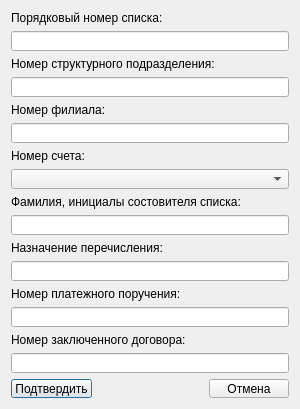
<?xml version="1.0" encoding="UTF-8"?>
<ui version="4.0">
 <class>PayListBelarusbank</class>
 <widget class="QDialog" name="PayListBelarusbank">
  <property name="geometry">
   <rect>
    <x>0</x>
    <y>0</y>
    <width>300</width>
    <height>409</height>
   </rect>
  </property>
  <property name="minimumSize">
   <size>
    <width>300</width>
    <height>409</height>
   </size>
  </property>
  <property name="maximumSize">
   <size>
    <width>300</width>
    <height>409</height>
   </size>
  </property>
  <property name="windowTitle">
   <string>Беларусбанк: платежный список</string>
  </property>
  <layout class="QVBoxLayout" name="verticalLayout_7">
   <item>
    <widget class="QLabel" name="label">
     <property name="text">
      <string>Порядковый номер списка:</string>
     </property>
    </widget>
   </item>
   <item>
    <widget class="QLineEdit" name="editNsp">
     <property name="maxLength">
      <number>5</number>
     </property>
    </widget>
   </item>
   <item>
    <widget class="QLabel" name="label_7">
     <property name="text">
      <string>&lt;html&gt;&lt;head/&gt;&lt;body&gt;&lt;p&gt;Номер структурного подразделения:&lt;/p&gt;&lt;/body&gt;&lt;/html&gt;</string>
     </property>
    </widget>
   </item>
   <item>
    <widget class="QLineEdit" name="editNotd"/>
   </item>
   <item>
    <widget class="QLabel" name="label_8">
     <property name="text">
      <string>&lt;html&gt;&lt;head/&gt;&lt;body&gt;&lt;p&gt;Номер филиала:&lt;/p&gt;&lt;/body&gt;&lt;/html&gt;</string>
     </property>
    </widget>
   </item>
   <item>
    <widget class="QLineEdit" name="editNfil"/>
   </item>
   <item>
    <widget class="QLabel" name="label_2">
     <property name="text">
      <string>Номер счета:</string>
     </property>
    </widget>
   </item>
   <item>
    <widget class="QComboBox" name="comboBoxAcc"/>
   </item>
   <item>
    <widget class="QLabel" name="label_3">
     <property name="text">
      <string>Фамилия, инициалы состовителя списка:</string>
     </property>
    </widget>
   </item>
   <item>
    <widget class="QLineEdit" name="editFisp">
     <property name="maxLength">
      <number>45</number>
     </property>
    </widget>
   </item>
   <item>
    <widget class="QLabel" name="label_4">
     <property name="text">
      <string>Назначение перечисления:</string>
     </property>
    </widget>
   </item>
   <item>
    <widget class="QLineEdit" name="editNzp">
     <property name="maxLength">
      <number>200</number>
     </property>
    </widget>
   </item>
   <item>
    <widget class="QLabel" name="label_5">
     <property name="text">
      <string>Номер платежного поручения:</string>
     </property>
    </widget>
   </item>
   <item>
    <widget class="QLineEdit" name="editNpp">
     <property name="maxLength">
      <number>16</number>
     </property>
    </widget>
   </item>
   <item>
    <widget class="QLabel" name="label_6">
     <property name="text">
      <string>Номер заключенного договора:</string>
     </property>
    </widget>
   </item>
   <item>
    <widget class="QLineEdit" name="editContract">
     <property name="maxLength">
      <number>8</number>
     </property>
    </widget>
   </item>
   <item>
    <spacer name="verticalSpacer">
     <property name="orientation">
      <enum>Qt::Vertical</enum>
     </property>
     <property name="sizeHint" stdset="0">
      <size>
       <width>20</width>
       <height>40</height>
      </size>
     </property>
    </spacer>
   </item>
   <item>
    <layout class="QHBoxLayout" name="horizontalLayout">
     <item>
      <widget class="QPushButton" name="pushButton">
       <property name="text">
        <string>Подтвердить</string>
       </property>
      </widget>
     </item>
     <item>
      <spacer name="horizontalSpacer">
       <property name="orientation">
        <enum>Qt::Horizontal</enum>
       </property>
       <property name="sizeHint" stdset="0">
        <size>
         <width>40</width>
         <height>20</height>
        </size>
       </property>
      </spacer>
     </item>
     <item>
      <widget class="QPushButton" name="pushButton_2">
       <property name="text">
        <string>Отмена</string>
       </property>
      </widget>
     </item>
    </layout>
   </item>
  </layout>
 </widget>
 <resources/>
 <connections/>
</ui>
